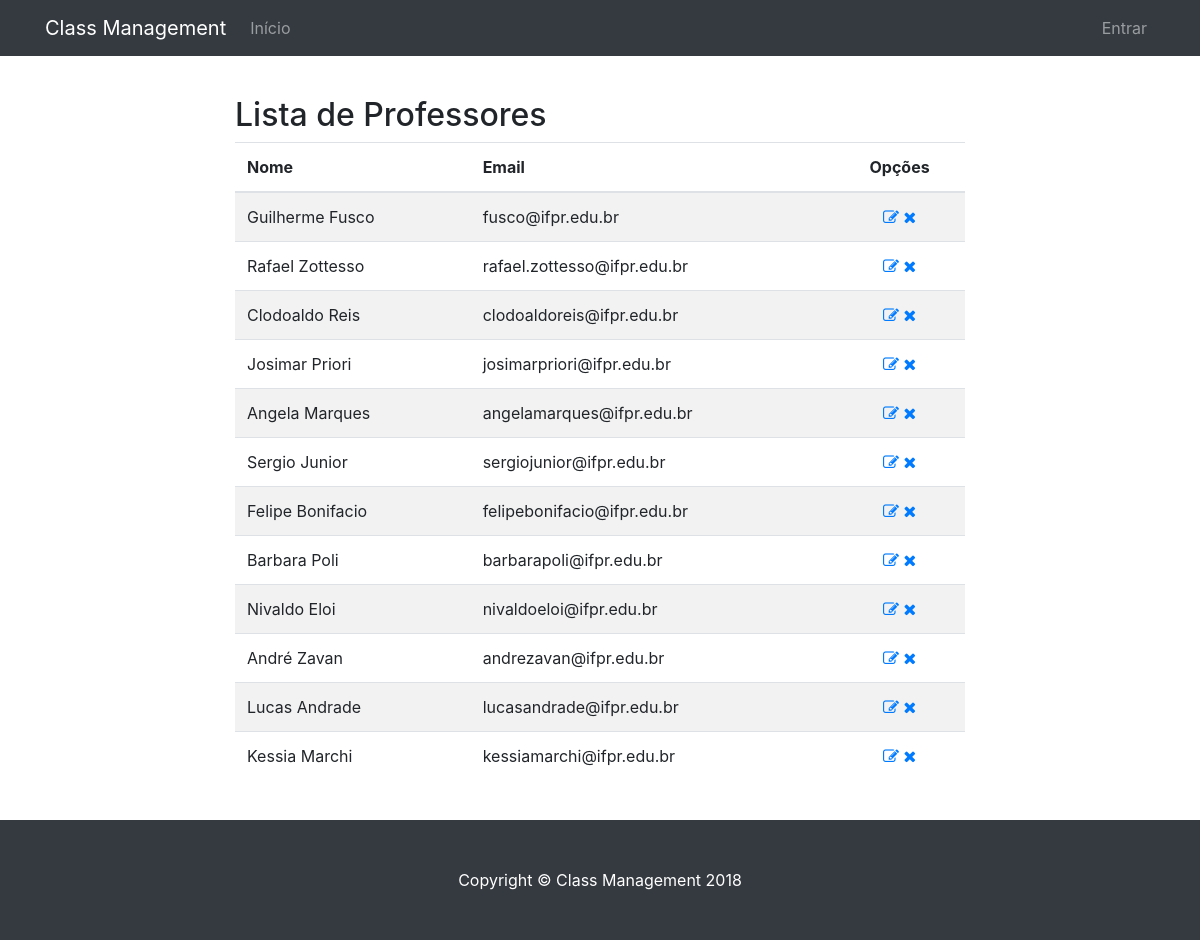
/visualizar/professor, run on the app's committed database.
### classmanagement/models.py (models this page shows, shortened)
class Professor(models.Model):
    nome                    = models.CharField(max_length=120, blank=False, null=False, help_text='Obrigatório.')
    email                   = models.EmailField(max_length=120, blank=False, null=False, help_text='Obrigatório.')
    class Meta:
        verbose_name_plural = 'Professores'

### classmanagement/views.py (the view)
# urls.py: path('visualizar/professor', views.ProfessorListView.as_view(), name='visualizar_professor'),
class ProfessorListView(generic.ListView):
    model = models.Professor
    template_name = 'list/professor_list.html'
    def get_context_data(self, **kwargs):
        context = super().get_context_data(**kwargs)
        context['titulo'] = 'Lista de Professores'
        return context

### classmanagement/templates/list/professor_list.html (shortened to what this page needs)
{% extends "list.html" %}
{% block lista %}
<table class="table table-striped">
  <thead>
    <tr>
      <th>Nome</th>
      <th>Email</th>
      <th class="center">Opções</th>
    </tr>
  </thead>
  <tbody>
{% for professor in object_list %}
    <td>{{ professor.nome }}</td>
    <td>{{ professor.email }}</td>
    <td class="center">
        <a href="{% url 'atualizar_professor' pk=professor.id %}" class="">
          <i class="fa fa-edit" aria-hidden></i>
        </a>
        <a href="{% url 'deletar_professor' pk=professor.id %}">
            <i class="fa fa-remove" aria-hidden></i>
        </a>
      </td>
{% empty %}
    <tr>
      <td colspan="4">Nenhum registro encontrado!</td>
    </tr>
{% endfor %}
</tbody>
</table>
{% endblock %}

### classmanagement/static/css/style.css (style rules this page uses)
.center { text-align: center; }
table a, table a:hover { text-decoration: none !important; }

### data on the page
Professor: nome "Guilherme Fusco", email "fusco@ifpr.edu.br"
Professor: nome "Rafael Zottesso", email "rafael.zottesso@ifpr.edu.br"
Professor: nome "Clodoaldo Reis", email "clodoaldoreis@ifpr.edu.br"
Professor: nome "Josimar Priori", email "josimarpriori@ifpr.edu.br"
Professor: nome "Angela Marques", email "angelamarques@ifpr.edu.br"
Professor: nome "Sergio Junior", email "sergiojunior@ifpr.edu.br"
Professor: nome "Felipe Bonifacio", email "felipebonifacio@ifpr.edu.br"
Professor: nome "Barbara Poli", email "barbarapoli@ifpr.edu.br"
Professor: nome "Nivaldo Eloi", email "nivaldoeloi@ifpr.edu.br"
Professor: nome "André Zavan", email "andrezavan@ifpr.edu.br"
Professor: nome "Lucas Andrade", email "lucasandrade@ifpr.edu.br"
Professor: nome "Kessia Marchi", email "kessiamarchi@ifpr.edu.br"

### other printed values
{{ titulo }} "Lista de Professores"
